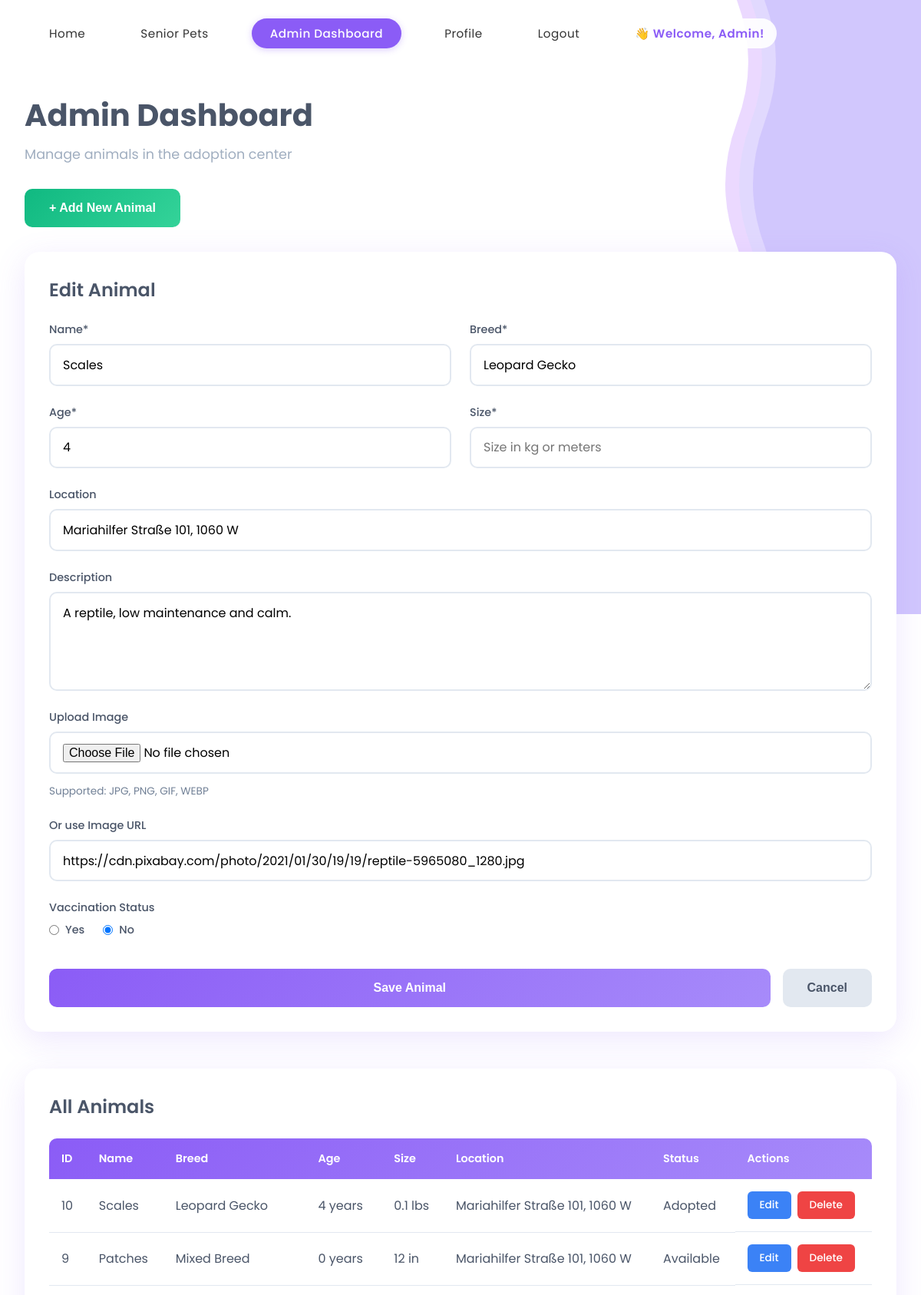
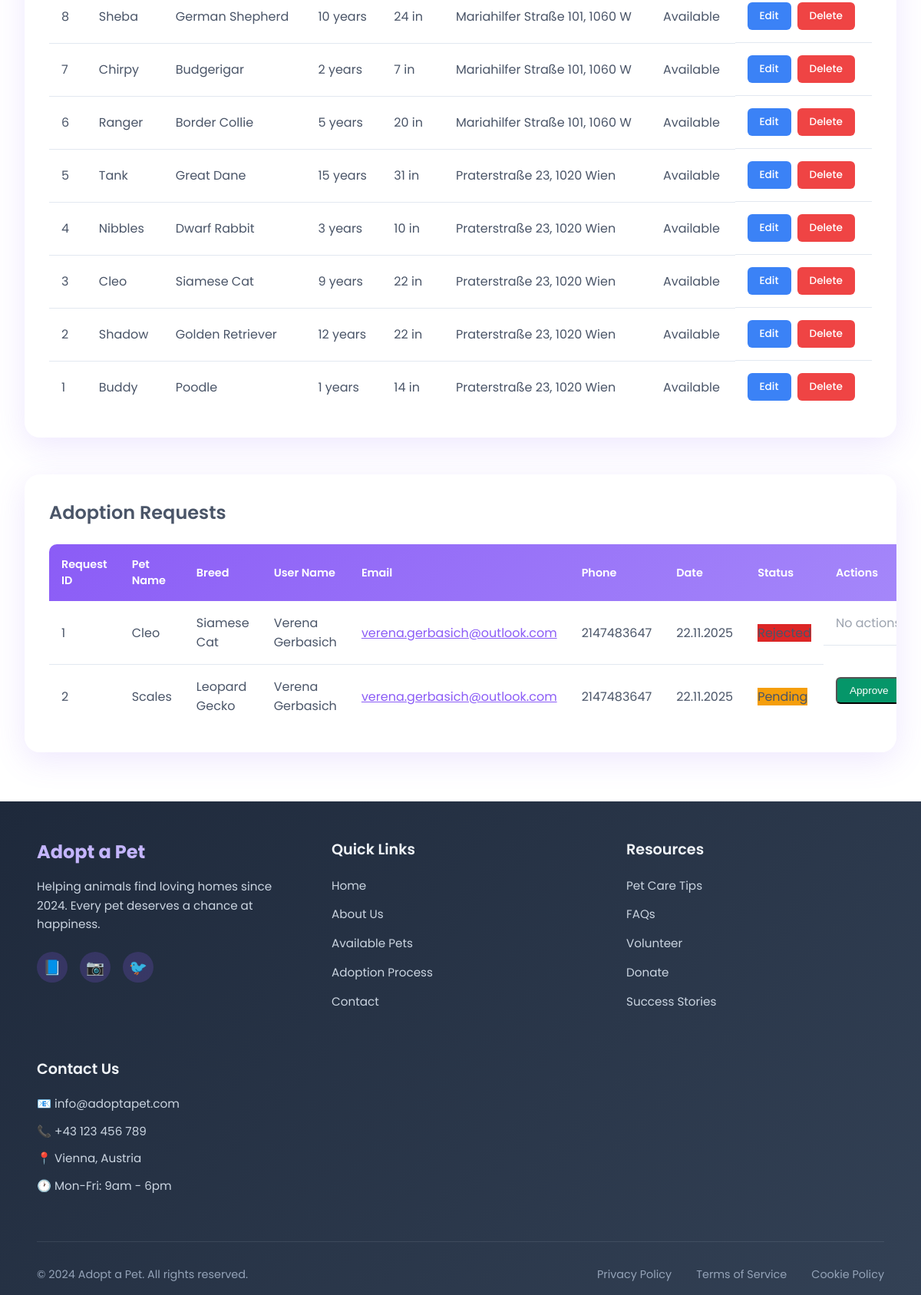
The page /php/dashboard.php?edit=10 (signed in) on the database its author committed (2 pictures, top to bottom).
### tables this page shows
CREATE TABLE IF NOT EXISTS `animals` (
  `ID` int NOT NULL AUTO_INCREMENT,
  `name` varchar(25) DEFAULT NULL,
  `photo` varchar(500) DEFAULT NULL,
  `location` varchar(30) DEFAULT NULL,
  `description` varchar(255) DEFAULT NULL,
  `size` varchar(10) DEFAULT NULL,
  `age` int DEFAULT NULL,
  `vaccinated` enum('Yes','No') DEFAULT NULL,
  `breed` varchar(30) DEFAULT NULL,
  `status` enum('Adopted','Available') NOT NULL,
  PRIMARY KEY (`ID`)
);

CREATE TABLE IF NOT EXISTS `pet_adoption` (
  `ID` int NOT NULL AUTO_INCREMENT,
  `user_id` int NOT NULL,
  `pet_id` int NOT NULL,
  `adoption_date` date NOT NULL,
  `adoption_status` varchar(50) DEFAULT 'Pending',
  PRIMARY KEY (`ID`)
);

CREATE TABLE IF NOT EXISTS `users` (
  `ID` int NOT NULL AUTO_INCREMENT,
  `first_name` varchar(25) DEFAULT NULL,
  `last_name` varchar(30) DEFAULT NULL,
  `email` varchar(50) DEFAULT NULL,
  `phone_number` int DEFAULT NULL,
  `address` varchar(50) DEFAULT NULL,
  `picture` blob,
  `password` varchar(255) DEFAULT NULL,
  `role` varchar(20) DEFAULT 'user',
  PRIMARY KEY (`ID`)
);

### php/dashboard.php (the view, shortened to what the rows shown need)
<?php
require_once '../config/db-connection.php';
$sql = "SELECT * FROM animals ORDER BY id DESC";
$result = mysqli_query($conn, $sql);
$edit_animal = null;
if (isset($_GET['edit'])) {
    $edit_id = (int)$_GET['edit'];
    $edit_sql = "SELECT * FROM animals WHERE ID = $edit_id";
    $edit_result = mysqli_query($conn, $edit_sql);
    if (mysqli_num_rows($edit_result) > 0) {
        $edit_animal = mysqli_fetch_assoc($edit_result);
    }
}
?>
<!DOCTYPE html>
<html lang="en">
<head>
    <link rel="stylesheet" href="../css/base.css">
    <link rel="stylesheet" href="../css/forms.css">
    <link rel="stylesheet" href="../css/dashboard.css">
    <link rel="stylesheet" href="../css/responsive.css">
</head>
<body>
    <section class="dashboard-section">
        <div class="dashboard-container">
            <h1 class="dashboard-title">Admin Dashboard</h1>
            <div id="animalForm" class="animal-form" style="display: <?php echo $edit_animal ? 'block' : 'none'; ?>;">
                <h2 class="form-heading"><?php echo $edit_animal ? 'Edit Animal' : 'Add New Animal'; ?></h2>
                <form method="POST" action="dashboard.php" class="dashboard-form" enctype="multipart/form-data">
                    <div class="form-row">
                        <div class="form-group">
                            <label for="name">Name*</label>
                            <input type="text" id="name" name="name" value="<?php echo $edit_animal ? htmlspecialchars($edit_animal['name']) : ''; ?>" required>
                        </div>
                        <div class="form-group">
                            <label for="breed">Breed*</label>
                            <input type="text" id="breed" name="breed" value="<?php echo $edit_animal ? htmlspecialchars($edit_animal['breed']) : ''; ?>" required>
                        </div>
                    </div>
                    <div class="form-row">
                        <div class="form-group">
                            <label for="age">Age*</label>
                            <input type="number" id="age" name="age" min="0" value="<?php echo $edit_animal ? $edit_animal['age'] : ''; ?>" required>
                        </div>
                    </div>
                    <div class="form-group">
                        <label for="location">Location</label>
                        <input type="text" id="location" name="location" value="<?php echo $edit_animal ? htmlspecialchars($edit_animal['location']) : ''; ?>">
                    </div>
                    <div class="form-group">
                        <label for="description">Description</label>
                        <textarea id="description" name="description" rows="4"><?php echo $edit_animal ? htmlspecialchars($edit_animal['description']) : ''; ?></textarea>
                    </div>
                    <div class="form-group">
                        <label for="photo_url">Or use Image URL</label>
                        <input type="text" id="photo_url" name="photo_url" value="<?php echo $edit_animal ? htmlspecialchars($edit_animal['photo']) : ''; ?>" placeholder="https://example.com/pet.jpg">
                    </div>
                    <div class="form-group">
                        <div style="display:flex;gap:1.5rem;align-items:center;">
                            <label style="display:flex;align-items:center;gap:0.5rem;cursor:pointer;">
                                <input type="radio" name="vaccinated" value="Yes"
                                    <?php
                                    if ($edit_animal) {
                                        echo ($edit_animal['vaccinated'] === 'Yes') ? 'checked' : '';
                                    }
                                    ?> required>
                                <span>Yes</span>
                            </label>
                            <label style="display:flex;align-items:center;gap:0.5rem;cursor:pointer;">
                                <input type="radio" name="vaccinated" value="No"
                                    <?php
                                    if ($edit_animal) {
                                        echo ($edit_animal['vaccinated'] === 'No' || empty($edit_animal['vaccinated'])) ? 'checked' : '';
                                    } else {
                                        echo 'checked';
                                    }
                                    ?> required>
                                <span>No</span>
                            </label>
                        </div>
                    </div>
                </form>
            </div>
            <div class="dashboard-table">
                <h2 class="table-heading">All Animals</h2>
                <table class="data-table">
                    <thead>
                        <tr>
                            <th>ID</th>
                            <th>Name</th>
                            <th>Breed</th>
                            <th>Age</th>
                            <th>Size</th>
                            <th>Location</th>
                            <th>Status</th>
                            <th>Actions</th>
                        </tr>
                    </thead>
                    <tbody>
                        <?php if (mysqli_num_rows($result) > 0): ?>
                            <?php while ($animal = mysqli_fetch_assoc($result)): ?>
                                <tr>
                                    <td><?php echo isset($animal['ID']) ? $animal['ID'] : $animal['id']; ?></td>
                                    <td><?php echo htmlspecialchars($animal['name']); ?></td>
                                    <td><?php echo htmlspecialchars($animal['breed']); ?></td>
                                    <td><?php echo $animal['age']; ?> years</td>
                                    <td><?php echo htmlspecialchars($animal['size']); ?></td>
                                    <td><?php echo htmlspecialchars($animal['location']); ?></td>
                                    <td>
                                        <span class="badge <?php echo $animal['status'] === 'Available' ? 'badge-available' : 'badge-adopted'; ?>">
                                            <?php echo htmlspecialchars($animal['status']); ?>
                                        </span>
                                    </td>
                                    <td class="action-buttons">
                                        <a href="dashboard.php?edit=<?php echo isset($animal['ID']) ? $animal['ID'] : $animal['id']; ?>" class="edit-btn">Edit</a>
                                        <a href="dashboard.php?delete=<?php echo isset($animal['ID']) ? $animal['ID'] : $animal['id']; ?>"
                                           class="delete-btn"
                                           onclick="return confirm('Are you sure you want to delete <?php echo htmlspecialchars($animal['name']); ?>?')">Delete</a>
                                    </td>
                                </tr>
                            <?php endwhile; ?>
                        <?php endif; ?>
                    </tbody>
                </table>
            </div>
            <?php
            $adoption_sql = "SELECT pa.*, u.first_name, u.last_name, u.email, u.phone_number, a.name as pet_name, a.breed
                            FROM pet_adoption pa
                            LEFT JOIN users u ON pa.user_id = u.ID
                            LEFT JOIN animals a ON pa.pet_id = a.ID
                            ORDER BY pa.adoption_date DESC";
            $adoptions_result = mysqli_query($conn, $adoption_sql);
            ?>
            <?php if ($adoptions_result && mysqli_num_rows($adoptions_result) > 0): ?>
            <div class="dashboard-table" style="margin-top: 3rem;">
                <h2 class="table-heading">Adoption Requests</h2>
                <table class="data-table">
                    <thead>
                        <tr>
                            <th>Request ID</th>
                            <th>Pet Name</th>
                            <th>Breed</th>
                            <th>User Name</th>
                            <th>Email</th>
                            <th>Phone</th>
                            <th>Date</th>
                            <th>Status</th>
                            <th>Actions</th>
                        </tr>
                    </thead>
                    <tbody>
                        <?php while ($adoption = mysqli_fetch_assoc($adoptions_result)): ?>
                            <tr>
                                <td><?php echo $adoption['ID']; ?></td>
                                <td><?php echo htmlspecialchars($adoption['pet_name']); ?></td>
                                <td><?php echo htmlspecialchars($adoption['breed']); ?></td>
                                <td><?php echo htmlspecialchars($adoption['first_name'] . ' ' . $adoption['last_name']); ?></td>
                                <td><a href="mailto:<?php echo htmlspecialchars($adoption['email']); ?>" style="color:#8b5cf6;"><?php echo htmlspecialchars($adoption['email']); ?></a></td>
                                <td><?php echo htmlspecialchars($adoption['phone_number'] ?: 'N/A'); ?></td>
                                <td><?php echo date('d.m.Y', strtotime($adoption['adoption_date'])); ?></td>
                                <td>
                                    <?php
                                    $status_colors = [
                                        'Pending' => '#f59e0b',
                                        'Approved' => '#059669',
                                        'Rejected' => '#dc2626'
                                    ];
                                    $color = $status_colors[$adoption['adoption_status']] ?? '#8b5cf6';
                                    ?>
                                    <span class="badge" style="background:<?php echo $color; ?>;">
                                        <?php echo htmlspecialchars($adoption['adoption_status']); ?>
                                    </span>
                                </td>
                                <td class="action-buttons">
                                    <?php if ($adoption['adoption_status'] === 'Pending'): ?>
                                        <form method="POST" style="display:inline-block;margin-right:0.5rem;">
                                            <button type="submit" name="update_adoption_status" class="edit-btn" style="background:#059669;">Approve</button>
                                        </form>
                                    <?php else: ?>
                                        <span style="color:#9ca3af;">No actions</span>
                                    <?php endif; ?>
                                </td>
                            </tr>
                        <?php endwhile; ?>
                    </tbody>
                </table>
            </div>
            <?php endif; ?>
        </div>
    </section>
</body>
</html>

### rows shown on the page
animals: name "Scales", breed "Leopard Gecko", age "4", location "Mariahilfer Straße 101, 1060 W", description "A reptile, low maintenance and calm.", photo_url "https://cdn.pixabay.com/photo/2021/01/30/19/19/reptile-5965080_1280.jpg", vaccinated "☐ Yes", vaccinated "☑ No", ID "10", size "0.1 lbs", status "Adopted"
animals: ID "9", name "Patches", breed "Mixed Breed", age "0", size "12 in", location "Mariahilfer Straße 101, 1060 W", status "Available"
animals: ID "8", name "Sheba", breed "German Shepherd", age "10", size "24 in", location "Mariahilfer Straße 101, 1060 W", status "Available"
animals: ID "7", name "Chirpy", breed "Budgerigar", age "2", size "7 in", location "Mariahilfer Straße 101, 1060 W", status "Available"
animals: ID "6", name "Ranger", breed "Border Collie", age "5", size "20 in", location "Mariahilfer Straße 101, 1060 W", status "Available"
animals: ID "5", name "Tank", breed "Great Dane", age "15", size "31 in", location "Praterstraße 23, 1020 Wien", status "Available"
animals: ID "4", name "Nibbles", breed "Dwarf Rabbit", age "3", size "10 in", location "Praterstraße 23, 1020 Wien", status "Available"
animals: ID "3", name "Cleo", breed "Siamese Cat", age "9", size "22 in", location "Praterstraße 23, 1020 Wien", status "Available"
animals: ID "2", name "Shadow", breed "Golden Retriever", age "12", size "22 in", location "Praterstraße 23, 1020 Wien", status "Available"
animals: ID "1", name "Buddy", breed "Poodle", age "1", size "14 in", location "Praterstraße 23, 1020 Wien", status "Available"
pet_adoption: ID "1", animals.name "Cleo", animals.breed "Siamese Cat", user.last_name "Verena Gerbasich", user.email "verena.gerbasich@outlook.com", user.phone_number "2147483647", adoption_date "22.11.2025", adoption_status "Rejected", shows "No…"
pet_adoption: ID "2", animals.name "Scales", animals.breed "Leopard Gecko", user.last_name "Verena Gerbasich", user.email "verena.gerbasich@outlook.com", user.phone_number "2147483647", adoption_date "22.11.2025", adoption_status "Pending"

### other values the page prints
$_SESSION['user']['first_name'] "Admin"
